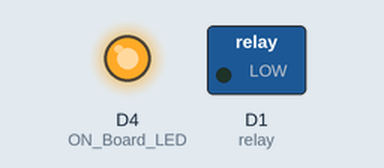
The sketch below on a simulated ESP8266 (NodeMCU). Shown: switched loads named in the sketch (green lamp = pin HIGH), output pins drawn as LEDs (lit = HIGH). WiFi joins after 1.5 s; servers stay silent unless stated; uploads are accepted with an empty reply; what the sketch prints to the serial monitor is not drawn.

Above: at 0.8 s.
At 2.1 s:
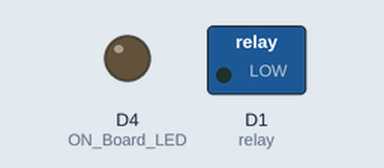
Timing chart, 0 to 3.6 s (numbered marks = the images above):
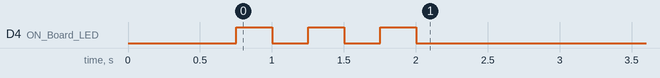

The sketch:

database-to-nodeMCU.ino
```cpp
#include <ESP8266WiFi.h>
#include <ESP8266HTTPClient.h>
#include <WiFiClient.h>

#define ON_Board_LED D4  // Defining an On Board LED D4, used for indicators when the process of connecting and connected to internet

const int relay = D1; // Defines a relay Pin (D1)

//SSID and Password of your WiFi router.
const char* ssid = ""; //--> wifi SSID.
const char* password = ""; //--> wifi password.

//Web Server address / IPv4 ipconfig
String host_or_IPv4 = "";

String Destination = "";
String URL_Server = "";
String getData = "";
String payloadGet = "";

//If webhost server is using https instead of http. Use the codes "webhost with ssl.txt"
HTTPClient http; // Declare object of class HTTPClient
WiFiClient client;
//----------------------------------------

void setup() {
  Serial.begin(115200);
  delay(500);

  WiFi.mode(WIFI_STA);
  WiFi.begin(ssid, password); // Connect to WiFi router

  pinMode(ON_Board_LED,OUTPUT); // On Board LED port Direction output
  digitalWrite(ON_Board_LED, HIGH); // Turn off Led On Board

  pinMode(relay,OUTPUT); // Door lock port Direction output

  //Wait for connection
  Serial.print("Connecting");
  while (WiFi.status() != WL_CONNECTED) {
    Serial.print(".");
    //Make the On Board Flashing LED on the process of connecting to the wifi router.
    digitalWrite(ON_Board_LED, LOW);
    delay(250);
    digitalWrite(ON_Board_LED, HIGH);
    delay(250);
    //
  }
  digitalWrite(ON_Board_LED, LOW); // Turn on the On Board LED when it is connected to the wifi router.
}

void loop() {
  //The first run of this program will not connect immediately it will take a few seconds for the nodeMCU to connect tpo the WiFi but after that the code will run smoothly
  //Getting Data from MySQL Database
  int id = 0; // ID in Database
  getData = "ID=" + String(id);
  Destination = "system-cea/GetData.php";
  URL_Server = host_or_IPv4 + Destination;
  http.begin(client, URL_Server); // Specify request destination
  http.addHeader("Content-Type", "application/x-www-form-urlencoded");    //Specify content-type header
  int httpCodeGet = http.POST(getData); // Send the request
  payloadGet = http.getString();
  Serial.println(payloadGet); // Print request response payload

  if (payloadGet == "0") {//if false door will lock
    digitalWrite(relay, LOW); //--> Turn on realay
  }
  if (payloadGet == "1") {//if true door will unlock
    digitalWrite(relay, HIGH); //--> Turn off relay
  }
    http.end(); //--> Close connection
}
```
